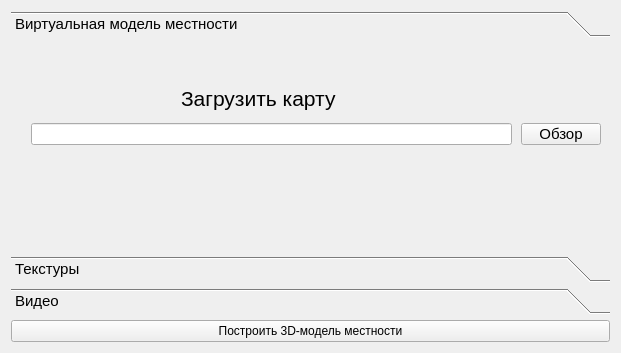
<?xml version="1.0" encoding="UTF-8"?>
<ui version="4.0">
 <class>MainWindow</class>
 <widget class="QMainWindow" name="MainWindow">
  <property name="geometry">
   <rect>
    <x>0</x>
    <y>0</y>
    <width>621</width>
    <height>353</height>
   </rect>
  </property>
  <property name="windowTitle">
   <string>Построение 3D-модели местности</string>
  </property>
  <widget class="QWidget" name="centralWidget">
   <layout class="QGridLayout" name="gridLayout">
    <item row="0" column="0">
     <layout class="QVBoxLayout" name="verticalLayout_8">
      <item>
       <widget class="QToolBox" name="toolBox">
        <property name="font">
         <font>
          <pointsize>11</pointsize>
         </font>
        </property>
        <property name="currentIndex">
         <number>0</number>
        </property>
        <widget class="QWidget" name="page">
         <property name="geometry">
          <rect>
           <x>0</x>
           <y>0</y>
           <width>601</width>
           <height>209</height>
          </rect>
         </property>
         <attribute name="label">
          <string>Виртуальная модель местности</string>
         </attribute>
         <widget class="QLabel" name="label">
          <property name="geometry">
           <rect>
            <x>170</x>
            <y>40</y>
            <width>211</width>
            <height>31</height>
           </rect>
          </property>
          <property name="font">
           <font>
            <pointsize>16</pointsize>
           </font>
          </property>
          <property name="text">
           <string>Загрузить карту</string>
          </property>
         </widget>
         <widget class="QLineEdit" name="editLoadMap">
          <property name="geometry">
           <rect>
            <x>20</x>
            <y>80</y>
            <width>481</width>
            <height>22</height>
           </rect>
          </property>
          <property name="focusPolicy">
           <enum>Qt::NoFocus</enum>
          </property>
          <property name="text">
           <string/>
          </property>
          <property name="readOnly">
           <bool>true</bool>
          </property>
         </widget>
         <widget class="QPushButton" name="buttonLoadMap">
          <property name="geometry">
           <rect>
            <x>510</x>
            <y>80</y>
            <width>80</width>
            <height>22</height>
           </rect>
          </property>
          <property name="text">
           <string>Обзор</string>
          </property>
         </widget>
        </widget>
        <widget class="QWidget" name="page_2">
         <property name="geometry">
          <rect>
           <x>0</x>
           <y>0</y>
           <width>601</width>
           <height>209</height>
          </rect>
         </property>
         <attribute name="label">
          <string>Текстуры</string>
         </attribute>
         <widget class="QCheckBox" name="checkBoxCash">
          <property name="geometry">
           <rect>
            <x>180</x>
            <y>120</y>
            <width>180</width>
            <height>25</height>
           </rect>
          </property>
          <property name="text">
           <string>Игнорировать кэш</string>
          </property>
         </widget>
         <widget class="QLabel" name="label_4">
          <property name="geometry">
           <rect>
            <x>12</x>
            <y>43</y>
            <width>238</width>
            <height>19</height>
           </rect>
          </property>
          <property name="text">
           <string>Количество текстур N*N: N=</string>
          </property>
         </widget>
         <widget class="QLabel" name="label_5">
          <property name="geometry">
           <rect>
            <x>10</x>
            <y>80</y>
            <width>154</width>
            <height>19</height>
           </rect>
          </property>
          <property name="text">
           <string>Размеры текстуры</string>
          </property>
         </widget>
         <widget class="QLineEdit" name="editCountTexture">
          <property name="geometry">
           <rect>
            <x>300</x>
            <y>40</y>
            <width>176</width>
            <height>27</height>
           </rect>
          </property>
          <property name="text">
           <string>4</string>
          </property>
         </widget>
         <widget class="QLineEdit" name="editDimentionTexture">
          <property name="geometry">
           <rect>
            <x>300</x>
            <y>70</y>
            <width>176</width>
            <height>27</height>
           </rect>
          </property>
          <property name="text">
           <string>512</string>
          </property>
         </widget>
        </widget>
        <widget class="QWidget" name="page_3">
         <property name="geometry">
          <rect>
           <x>0</x>
           <y>0</y>
           <width>601</width>
           <height>209</height>
          </rect>
         </property>
         <attribute name="label">
          <string>Видео</string>
         </attribute>
         <layout class="QGridLayout" name="gridLayout_6">
          <item row="0" column="0">
           <layout class="QVBoxLayout" name="verticalLayout_2">
            <item>
             <layout class="QHBoxLayout" name="horizontalLayout_2">
              <item>
               <widget class="QLineEdit" name="editLoadVideo">
                <property name="focusPolicy">
                 <enum>Qt::NoFocus</enum>
                </property>
                <property name="text">
                 <string/>
                </property>
                <property name="readOnly">
                 <bool>true</bool>
                </property>
               </widget>
              </item>
              <item>
               <widget class="QPushButton" name="buttonLoadVideo">
                <property name="text">
                 <string>Обзор</string>
                </property>
               </widget>
              </item>
             </layout>
            </item>
            <item>
             <widget class="QGroupBox" name="groupBox_2">
              <property name="title">
               <string>Метаданные</string>
              </property>
              <layout class="QGridLayout" name="gridLayout_5">
               <item row="0" column="0">
                <layout class="QHBoxLayout" name="horizontalLayout_3">
                 <item>
                  <widget class="QLineEdit" name="editLoadXml">
                   <property name="focusPolicy">
                    <enum>Qt::NoFocus</enum>
                   </property>
                   <property name="text">
                    <string/>
                   </property>
                   <property name="readOnly">
                    <bool>true</bool>
                   </property>
                  </widget>
                 </item>
                 <item>
                  <widget class="QPushButton" name="buttonLoadXml">
                   <property name="text">
                    <string>Обзор</string>
                   </property>
                  </widget>
                 </item>
                </layout>
               </item>
              </layout>
             </widget>
            </item>
            <item>
             <widget class="QGroupBox" name="groupBox">
              <property name="font">
               <font>
                <pointsize>11</pointsize>
               </font>
              </property>
              <property name="title">
               <string>Позиционировать на кадр</string>
              </property>
              <layout class="QGridLayout" name="gridLayout_4">
               <item row="0" column="0">
                <layout class="QHBoxLayout" name="horizontalLayout_5">
                 <item>
                  <widget class="QCheckBox" name="checkBoxIsPosition">
                   <property name="maximumSize">
                    <size>
                     <width>16</width>
                     <height>16777215</height>
                    </size>
                   </property>
                   <property name="text">
                    <string/>
                   </property>
                  </widget>
                 </item>
                 <item>
                  <widget class="QSpinBox" name="spinBoxPosition">
                   <property name="enabled">
                    <bool>false</bool>
                   </property>
                   <property name="value">
                    <number>1</number>
                   </property>
                  </widget>
                 </item>
                </layout>
               </item>
              </layout>
             </widget>
            </item>
           </layout>
          </item>
         </layout>
        </widget>
       </widget>
      </item>
      <item>
       <widget class="QPushButton" name="buttonRun">
        <property name="text">
         <string>Построить 3D-модель местности</string>
        </property>
       </widget>
      </item>
     </layout>
    </item>
   </layout>
  </widget>
 </widget>
 <layoutdefault spacing="6" margin="11"/>
 <tabstops>
  <tabstop>buttonLoadMap</tabstop>
  <tabstop>checkBoxCash</tabstop>
  <tabstop>editCountTexture</tabstop>
  <tabstop>editDimentionTexture</tabstop>
  <tabstop>buttonLoadVideo</tabstop>
  <tabstop>buttonLoadXml</tabstop>
  <tabstop>checkBoxIsPosition</tabstop>
  <tabstop>spinBoxPosition</tabstop>
  <tabstop>buttonRun</tabstop>
 </tabstops>
 <resources/>
 <connections/>
</ui>
